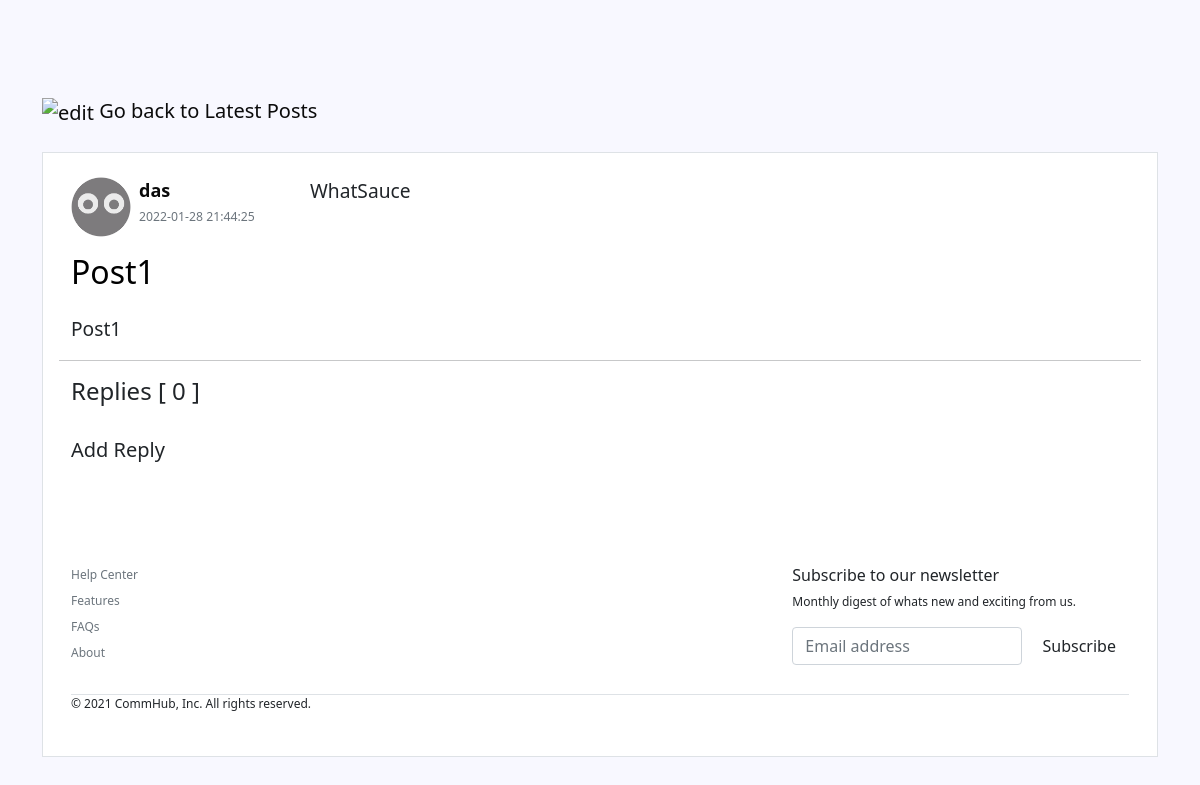
The app's page /posts/101 with its own data.
### tables this page shows
CREATE TABLE `posts` (
  `id` int(255) NOT NULL,
  `title` varchar(255) NOT NULL,
  `content` text NOT NULL,
  `date` datetime NOT NULL DEFAULT current_timestamp(),
  `by` int(255) NOT NULL,
  `slug` varchar(255) NOT NULL,
  `post_image` varchar(255) NOT NULL,
  `upvote` int(255) NOT NULL,
  `downvote` int(255) NOT NULL,
  `thread_id` int(5) NOT NULL,
  `reply_count` int(255) NOT NULL
);

### application/libraries/Sitelayout.php (called while the page is built, shortened)
<?php
class Sitelayout {
    private $CI;
    public function __construct() {
        $this->CI =& get_instance();
    }
    public function loadTemplate($content = null, $data = null) {
        $layout = array();
        $layout['navbar2'] = $this->CI->load->view('templates/navbar2', null, true);
        $layout['navbar3'] = $this->CI->load->view('templates/navbar3', null, true);
        $layout['footer'] = $this->CI->load->view('templates/footer', null, true);
        $layout['content'] = $this->CI->load->view($content, $data, true);
        $this->CI->load->view('templates/content', $layout);
    }
}

### application/controllers/Posts.php (called while the page is built, shortened)
<?php
class Posts extends CI_Controller {
    public function view($id = NULL){
        $data['post'] = $this -> post_model -> get_posts($id);
        $post_id = $data['post']['id'];
        $data['replies'] = $this->replies_model->get_replies($post_id);
        $data['title'] = $data['post']['title'];
        $this->sitelayout->loadTemplate('posts/view', $data);
    }
}

### index.php (called while the page is built, shortened)
<?php
require_once BASEPATH.'core/CodeIgniter.php';

### application/models/Post_model.php (called while the page is built, shortened)
<?php
class Post_model extends CI_Model{
	public function get_view_data($id){
		$query = $this->db->get_where('posts', array('id' => $id));
		$post = $query->row_array();
		$id = $post['by'];
		$query = $this->db->query("SELECT * FROM user WHERE id = '$id'");
		$post['name'] = $query->row()->{'name'};
		$thread_id = $post['thread_id'];
		$query = $this->db->query("SELECT * FROM threads WHERE id = '$thread_id'");
		$post['at'] = $query->row()->{'name'};
		return $post;
	}
	public function get_posts($id = FALSE){
		return $this->get_view_data($id);
	}
}

### application/views/posts/view.php (the view, shortened to what this page needs)
<!DOCTYPE html>
<html>
<head>
    <link href="https://cdn.jsdelivr.net/npm/bootstrap@5.1.3/dist/css/bootstrap.min.css" rel="stylesheet">
</head>
<body>
    <div class="container pb-5 pt-5 mt-5">
        <div class="mb-4">
            <a href="<?php echo base_url('posts'); ?>" class="text-decoration-none fs-5" id="back" ><img src="<?php echo base_url('assets/node_modules/bootstrap-icons/icons/arrow-left.svg'); ?>" alt="edit"/> Go back to Latest Posts </a>
        </div>
            <div class="container pt-3 border bg-white border-none mt-3">
                <dl class="row pt-2 ps-3 pe-3">
                     <br>
                    <div class="d-flex flex-wrap ">
                        <img src="<?php echo base_url('assets/avatar.jpg' ); ?>" width= "60" >
                            <div class=" ps-2 row">
                            <dt id="username"> <?php echo $post['name']; ?></dt>
                            <dd class=" text-muted " id="date"><small> <?php echo $post['date']; ?></small></dd>
                            </div>
                            <?php echo $post['at']; ?>
                    </div>
                        <h2 class="mt-3"><?php echo $post['title']; ?></h2>
                        <p class="overflow-scroll" width="50" height="50"><?php echo $post['content']; ?>
                            <br>
    <hr>
    <div class="d-flex">
        <h4>Replies
        [ <?php echo $post['reply_count']; ?> ]</h4>
    </div>
    <h5 class="mt-4">Add Reply</h5>
    </body>
</html>

### records on screen
posts: date "2022-01-28 21:44:25", title "Post1", content "Post1", reply_count "0"

### other values on screen
$post['name'] "das"
$post['at'] "WhatSauce"
